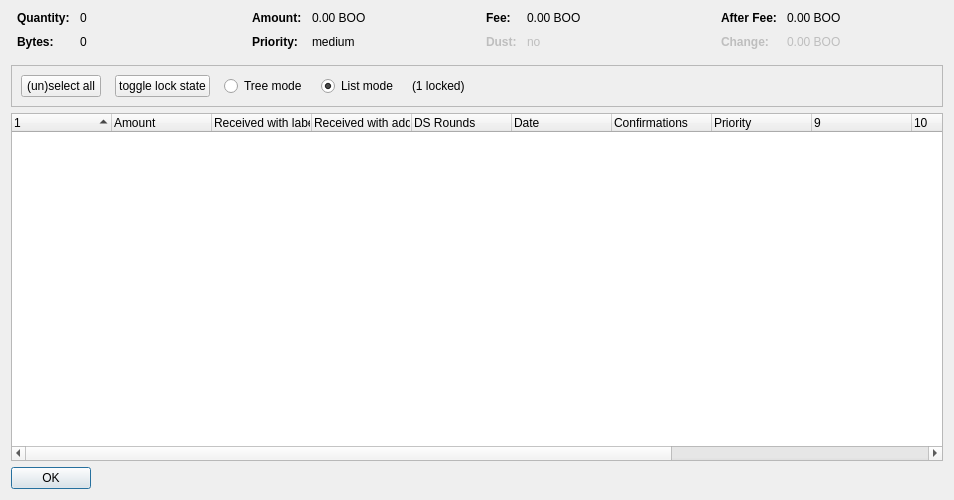
<?xml version="1.0" encoding="UTF-8"?>
<ui version="4.0">
 <class>CoinControlDialog</class>
 <widget class="QDialog" name="CoinControlDialog">
  <property name="geometry">
   <rect>
    <x>0</x>
    <y>0</y>
    <width>954</width>
    <height>500</height>
   </rect>
  </property>
  <property name="windowTitle">
   <string>Coin Selection</string>
  </property>
  <layout class="QVBoxLayout" name="verticalLayout">
   <item>
    <layout class="QHBoxLayout" name="horizontalLayoutTop" stretch="0,0,0,0">
     <property name="topMargin">
      <number>0</number>
     </property>
     <property name="bottomMargin">
      <number>10</number>
     </property>
     <item>
      <layout class="QFormLayout" name="formLayoutCoinControl1">
       <property name="horizontalSpacing">
        <number>10</number>
       </property>
       <property name="verticalSpacing">
        <number>10</number>
       </property>
       <property name="leftMargin">
        <number>6</number>
       </property>
       <property name="rightMargin">
        <number>6</number>
       </property>
       <item row="0" column="0">
        <widget class="QLabel" name="labelCoinControlQuantityText">
         <property name="font">
          <font>
           <weight>75</weight>
           <bold>true</bold>
          </font>
         </property>
         <property name="text">
          <string>Quantity:</string>
         </property>
        </widget>
       </item>
       <item row="0" column="1">
        <widget class="QLabel" name="labelCoinControlQuantity">
         <property name="cursor">
          <cursorShape>IBeamCursor</cursorShape>
         </property>
         <property name="contextMenuPolicy">
          <enum>Qt::ActionsContextMenu</enum>
         </property>
         <property name="text">
          <string notr="true">0</string>
         </property>
         <property name="textInteractionFlags">
          <set>Qt::LinksAccessibleByMouse|Qt::TextSelectableByKeyboard|Qt::TextSelectableByMouse</set>
         </property>
        </widget>
       </item>
       <item row="1" column="0">
        <widget class="QLabel" name="labelCoinControlBytesText">
         <property name="font">
          <font>
           <weight>75</weight>
           <bold>true</bold>
          </font>
         </property>
         <property name="text">
          <string>Bytes:</string>
         </property>
        </widget>
       </item>
       <item row="1" column="1">
        <widget class="QLabel" name="labelCoinControlBytes">
         <property name="cursor">
          <cursorShape>IBeamCursor</cursorShape>
         </property>
         <property name="contextMenuPolicy">
          <enum>Qt::ActionsContextMenu</enum>
         </property>
         <property name="text">
          <string notr="true">0</string>
         </property>
         <property name="textInteractionFlags">
          <set>Qt::LinksAccessibleByMouse|Qt::TextSelectableByKeyboard|Qt::TextSelectableByMouse</set>
         </property>
        </widget>
       </item>
      </layout>
     </item>
     <item>
      <layout class="QFormLayout" name="formLayoutCoinControl2">
       <property name="horizontalSpacing">
        <number>10</number>
       </property>
       <property name="verticalSpacing">
        <number>10</number>
       </property>
       <property name="leftMargin">
        <number>6</number>
       </property>
       <property name="rightMargin">
        <number>6</number>
       </property>
       <item row="0" column="0">
        <widget class="QLabel" name="labelCoinControlAmountText">
         <property name="font">
          <font>
           <weight>75</weight>
           <bold>true</bold>
          </font>
         </property>
         <property name="text">
          <string>Amount:</string>
         </property>
        </widget>
       </item>
       <item row="0" column="1">
        <widget class="QLabel" name="labelCoinControlAmount">
         <property name="cursor">
          <cursorShape>IBeamCursor</cursorShape>
         </property>
         <property name="contextMenuPolicy">
          <enum>Qt::ActionsContextMenu</enum>
         </property>
         <property name="text">
          <string notr="true">0.00 BOO</string>
         </property>
         <property name="textInteractionFlags">
          <set>Qt::LinksAccessibleByMouse|Qt::TextSelectableByKeyboard|Qt::TextSelectableByMouse</set>
         </property>
        </widget>
       </item>
       <item row="1" column="0">
        <widget class="QLabel" name="labelCoinControlPriorityText">
         <property name="font">
          <font>
           <weight>75</weight>
           <bold>true</bold>
          </font>
         </property>
         <property name="text">
          <string>Priority:</string>
         </property>
        </widget>
       </item>
       <item row="1" column="1">
        <widget class="QLabel" name="labelCoinControlPriority">
         <property name="cursor">
          <cursorShape>IBeamCursor</cursorShape>
         </property>
         <property name="contextMenuPolicy">
          <enum>Qt::ActionsContextMenu</enum>
         </property>
         <property name="text">
          <string>medium</string>
         </property>
         <property name="textInteractionFlags">
          <set>Qt::LinksAccessibleByMouse|Qt::TextSelectableByKeyboard|Qt::TextSelectableByMouse</set>
         </property>
        </widget>
       </item>
      </layout>
     </item>
     <item>
      <layout class="QFormLayout" name="formLayoutCoinControl3">
       <property name="horizontalSpacing">
        <number>10</number>
       </property>
       <property name="verticalSpacing">
        <number>10</number>
       </property>
       <property name="leftMargin">
        <number>6</number>
       </property>
       <property name="rightMargin">
        <number>6</number>
       </property>
       <item row="0" column="0">
        <widget class="QLabel" name="labelCoinControlFeeText">
         <property name="font">
          <font>
           <weight>75</weight>
           <bold>true</bold>
          </font>
         </property>
         <property name="text">
          <string>Fee:</string>
         </property>
        </widget>
       </item>
       <item row="0" column="1">
        <widget class="QLabel" name="labelCoinControlFee">
         <property name="cursor">
          <cursorShape>IBeamCursor</cursorShape>
         </property>
         <property name="contextMenuPolicy">
          <enum>Qt::ActionsContextMenu</enum>
         </property>
         <property name="text">
          <string notr="true">0.00 BOO</string>
         </property>
         <property name="textInteractionFlags">
          <set>Qt::LinksAccessibleByMouse|Qt::TextSelectableByKeyboard|Qt::TextSelectableByMouse</set>
         </property>
        </widget>
       </item>
       <item row="1" column="0">
        <widget class="QLabel" name="labelCoinControlLowOutputText">
         <property name="enabled">
          <bool>false</bool>
         </property>
         <property name="font">
          <font>
           <weight>75</weight>
           <bold>true</bold>
          </font>
         </property>
         <property name="text">
          <string>Dust:</string>
         </property>
        </widget>
       </item>
       <item row="1" column="1">
        <widget class="QLabel" name="labelCoinControlLowOutput">
         <property name="enabled">
          <bool>false</bool>
         </property>
         <property name="cursor">
          <cursorShape>IBeamCursor</cursorShape>
         </property>
         <property name="contextMenuPolicy">
          <enum>Qt::ActionsContextMenu</enum>
         </property>
         <property name="text">
          <string>no</string>
         </property>
         <property name="textInteractionFlags">
          <set>Qt::LinksAccessibleByMouse|Qt::TextSelectableByKeyboard|Qt::TextSelectableByMouse</set>
         </property>
        </widget>
       </item>
      </layout>
     </item>
     <item>
      <layout class="QFormLayout" name="formLayoutCoinControl4">
       <property name="horizontalSpacing">
        <number>10</number>
       </property>
       <property name="verticalSpacing">
        <number>10</number>
       </property>
       <property name="leftMargin">
        <number>6</number>
       </property>
       <property name="rightMargin">
        <number>6</number>
       </property>
       <item row="0" column="0">
        <widget class="QLabel" name="labelCoinControlAfterFeeText">
         <property name="font">
          <font>
           <weight>75</weight>
           <bold>true</bold>
          </font>
         </property>
         <property name="text">
          <string>After Fee:</string>
         </property>
        </widget>
       </item>
       <item row="0" column="1">
        <widget class="QLabel" name="labelCoinControlAfterFee">
         <property name="cursor">
          <cursorShape>IBeamCursor</cursorShape>
         </property>
         <property name="contextMenuPolicy">
          <enum>Qt::ActionsContextMenu</enum>
         </property>
         <property name="text">
          <string notr="true">0.00 BOO</string>
         </property>
         <property name="textInteractionFlags">
          <set>Qt::LinksAccessibleByMouse|Qt::TextSelectableByKeyboard|Qt::TextSelectableByMouse</set>
         </property>
        </widget>
       </item>
       <item row="1" column="0">
        <widget class="QLabel" name="labelCoinControlChangeText">
         <property name="enabled">
          <bool>false</bool>
         </property>
         <property name="font">
          <font>
           <weight>75</weight>
           <bold>true</bold>
          </font>
         </property>
         <property name="text">
          <string>Change:</string>
         </property>
        </widget>
       </item>
       <item row="1" column="1">
        <widget class="QLabel" name="labelCoinControlChange">
         <property name="enabled">
          <bool>false</bool>
         </property>
         <property name="cursor">
          <cursorShape>IBeamCursor</cursorShape>
         </property>
         <property name="contextMenuPolicy">
          <enum>Qt::ActionsContextMenu</enum>
         </property>
         <property name="text">
          <string notr="true">0.00 BOO</string>
         </property>
         <property name="textInteractionFlags">
          <set>Qt::LinksAccessibleByMouse|Qt::TextSelectableByKeyboard|Qt::TextSelectableByMouse</set>
         </property>
        </widget>
       </item>
      </layout>
     </item>
    </layout>
   </item>
   <item>
    <widget class="QFrame" name="frame">
     <property name="minimumSize">
      <size>
       <width>0</width>
       <height>40</height>
      </size>
     </property>
     <property name="frameShape">
      <enum>QFrame::StyledPanel</enum>
     </property>
     <property name="frameShadow">
      <enum>QFrame::Sunken</enum>
     </property>
     <layout class="QHBoxLayout" name="horizontalLayout">
      <item>
       <layout class="QHBoxLayout" name="horizontalLayoutPanel" stretch="0,0,0,0,0,0">
        <property name="spacing">
         <number>14</number>
        </property>
        <item>
         <widget class="QPushButton" name="pushButtonSelectAll">
          <property name="sizePolicy">
           <sizepolicy hsizetype="Maximum" vsizetype="Fixed">
            <horstretch>0</horstretch>
            <verstretch>0</verstretch>
           </sizepolicy>
          </property>
          <property name="text">
           <string>(un)select all</string>
          </property>
          <property name="autoDefault">
           <bool>false</bool>
          </property>
         </widget>
        </item>
        <item>
         <widget class="QPushButton" name="pushButtonToggleLock">
          <property name="sizePolicy">
           <sizepolicy hsizetype="Maximum" vsizetype="Fixed">
            <horstretch>0</horstretch>
            <verstretch>0</verstretch>
           </sizepolicy>
          </property>
          <property name="text">
           <string>toggle lock state</string>
          </property>
          <property name="autoDefault">
           <bool>false</bool>
          </property>
         </widget>
        </item>
        <item>
         <widget class="QRadioButton" name="radioTreeMode">
          <property name="sizePolicy">
           <sizepolicy hsizetype="Maximum" vsizetype="Fixed">
            <horstretch>0</horstretch>
            <verstretch>0</verstretch>
           </sizepolicy>
          </property>
          <property name="text">
           <string>Tree mode</string>
          </property>
         </widget>
        </item>
        <item>
         <widget class="QRadioButton" name="radioListMode">
          <property name="sizePolicy">
           <sizepolicy hsizetype="Maximum" vsizetype="Fixed">
            <horstretch>0</horstretch>
            <verstretch>0</verstretch>
           </sizepolicy>
          </property>
          <property name="text">
           <string>List mode</string>
          </property>
          <property name="checked">
           <bool>true</bool>
          </property>
         </widget>
        </item>
        <item>
         <widget class="QLabel" name="labelLocked">
          <property name="text">
           <string>(1 locked)</string>
          </property>
         </widget>
        </item>
        <item>
         <spacer name="horizontalSpacer">
          <property name="orientation">
           <enum>Qt::Horizontal</enum>
          </property>
          <property name="sizeHint" stdset="0">
           <size>
            <width>40</width>
            <height>20</height>
           </size>
          </property>
         </spacer>
        </item>
       </layout>
      </item>
     </layout>
    </widget>
   </item>
   <item>
    <widget class="CoinControlTreeWidget" name="treeWidget">
     <property name="contextMenuPolicy">
      <enum>Qt::CustomContextMenu</enum>
     </property>
     <property name="sortingEnabled">
      <bool>false</bool>
     </property>
     <property name="columnCount">
      <number>13</number>
     </property>
     <attribute name="headerShowSortIndicator" stdset="0">
      <bool>true</bool>
     </attribute>
     <attribute name="headerStretchLastSection">
      <bool>false</bool>
     </attribute>
     <column>
      <property name="text">
       <string/>
      </property>
     </column>
     <column>
      <property name="text">
       <string>Amount</string>
      </property>
     </column>
     <column>
      <property name="text">
       <string>Received with label</string>
      </property>
     </column>
     <column>
      <property name="text">
       <string>Received with address</string>
      </property>
     </column>
     <column>
      <property name="text">
       <string>DS Rounds</string>
      </property>
     </column>
     <column>
      <property name="text">
       <string>Date</string>
      </property>
     </column>
     <column>
      <property name="text">
       <string>Confirmations</string>
      </property>
      <property name="toolTip">
       <string>Confirmed</string>
      </property>
     </column>
     <column>
      <property name="text">
       <string>Priority</string>
      </property>
     </column>
     <column>
      <property name="text">
       <string/>
      </property>
     </column>
     <column>
      <property name="text">
       <string/>
      </property>
     </column>
     <column>
      <property name="text">
       <string/>
      </property>
     </column>
     <column>
      <property name="text">
       <string/>
      </property>
     </column>
     <column>
      <property name="text">
       <string/>
      </property>
     </column>
    </widget>
   </item>
   <item>
    <widget class="QDialogButtonBox" name="buttonBox">
     <property name="sizePolicy">
      <sizepolicy hsizetype="Maximum" vsizetype="Fixed">
       <horstretch>0</horstretch>
       <verstretch>0</verstretch>
      </sizepolicy>
     </property>
     <property name="orientation">
      <enum>Qt::Horizontal</enum>
     </property>
     <property name="standardButtons">
      <set>QDialogButtonBox::Ok</set>
     </property>
    </widget>
   </item>
  </layout>
 </widget>
 <customwidgets>
  <customwidget>
   <class>CoinControlTreeWidget</class>
   <extends>QTreeWidget</extends>
   <header>coincontroltreewidget.h</header>
  </customwidget>
 </customwidgets>
 <resources/>
 <connections/>
</ui>
